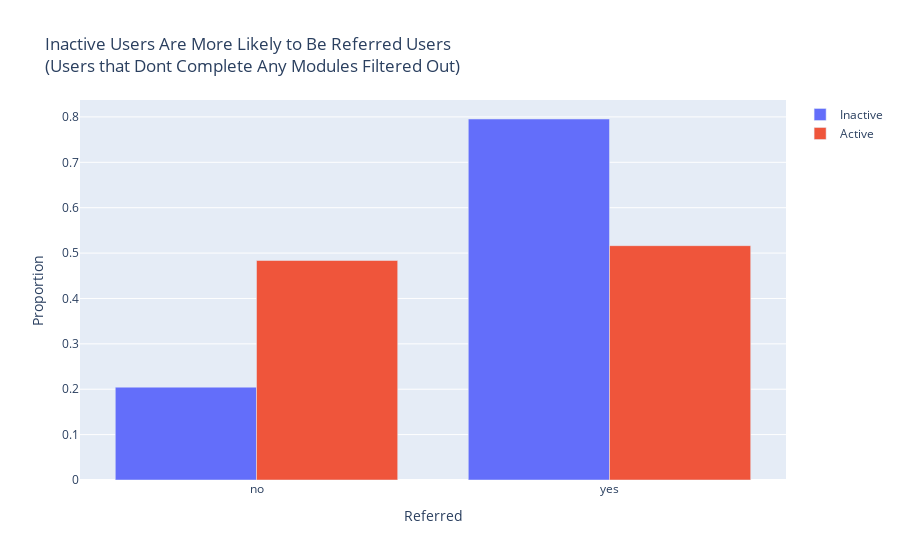

Here is the notebook cell this chart was saved with:
### Code cell
fig_ref_comp = go.Figure(data=[
    go.Bar(name='Inactive', x=inactive_ref_df['referred'], y=inactive_ref_df['prop']),
    go.Bar(name='Active', x=active_ref_df['referred'], y=active_ref_df['prop'])
])


fig_ref_comp.update_layout(barmode='group', title = 'Inactive Users Are More Likely to Be Referred Users <br>(Users that Dont Complete Any Modules Filtered Out)',
                           xaxis_title = 'Referred', yaxis_title = 'Proportion')
fig_ref_comp.show()

### Figure 1 — Plotly figure (JSON) as saved in the notebook; plotly's stock layout.template omitted (floating-point values rounded to 4 significant figures)
{"data": [{"name": "Inactive", "type": "bar", "x": ["no", "yes"], "y": [0.2046, 0.7954]}, {"name": "Active", "type": "bar", "x": ["no", "yes"], "y": [0.4837, 0.5163]}], "layout": {"barmode": "group", "title": {"text": "Inactive Users Are More Likely to Be Referred Users <br>(Users that Dont Complete Any Modules Filtered Out)"}, "xaxis": {"title": {"text": "Referred"}}, "yaxis": {"title": {"text": "Proportion"}}}}
